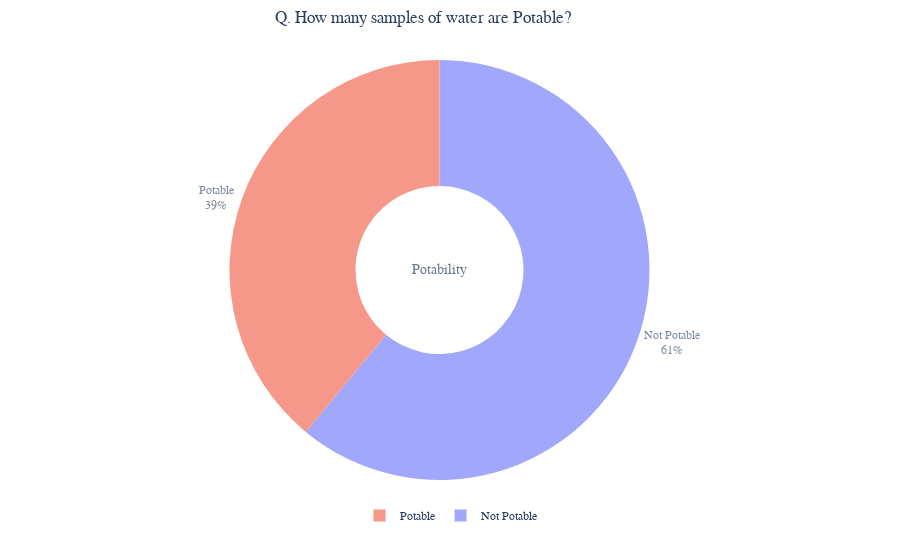

Notebook code for this chart:
### Code cell
d= pd.DataFrame(df['Potability'].value_counts())
fig = px.pie(d,values='Potability',names=['Not Potable','Potable'],hole=0.4,opacity=0.6,
        
             labels={'label':'Potability','Potability':'No. Of Samples'})

fig.add_annotation(text='Potability',
                   x=0.5,y=0.5,showarrow=False,font_size=14,opacity=0.7,font_family='monospace')

fig.update_layout(
    font_family='monospace',
    title=dict(text='Q. How many samples of water are Potable?',x=0.47,y=0.98,),
    legend=dict(x=0.37,y=-0.05,orientation='h',traceorder='reversed'),
    hoverlabel=dict(bgcolor='white'))

fig.update_traces(textposition='outside', textinfo='percent+label')

fig.show()

### Figure 1 — Plotly figure (JSON) as saved in the notebook; plotly's stock layout.template omitted (floating-point values rounded to 4 significant figures)
{"data": [{"domain": {"x": [0, 1], "y": [0, 1]}, "hole": 0.4, "hovertemplate": "label=%{label}<br>No. Of Samples=%{value}<extra></extra>", "labels": ["Not Potable", "Potable"], "legendgroup": "", "name": "", "opacity": 0.6, "showlegend": true, "textinfo": "percent+label", "textposition": "outside", "type": "pie", "values": [1998, 1278]}], "layout": {"annotations": [{"font": {"family": "monospace", "size": 14}, "opacity": 0.7, "showarrow": false, "text": "Potability", "x": 0.5, "y": 0.5}], "font": {"family": "monospace"}, "hoverlabel": {"bgcolor": "white"}, "legend": {"orientation": "h", "tracegroupgap": 0, "traceorder": "reversed", "x": 0.37, "y": -0.05}, "margin": {"t": 60}, "title": {"text": "Q. How many samples of water are Potable?", "x": 0.47, "y": 0.98}}}
